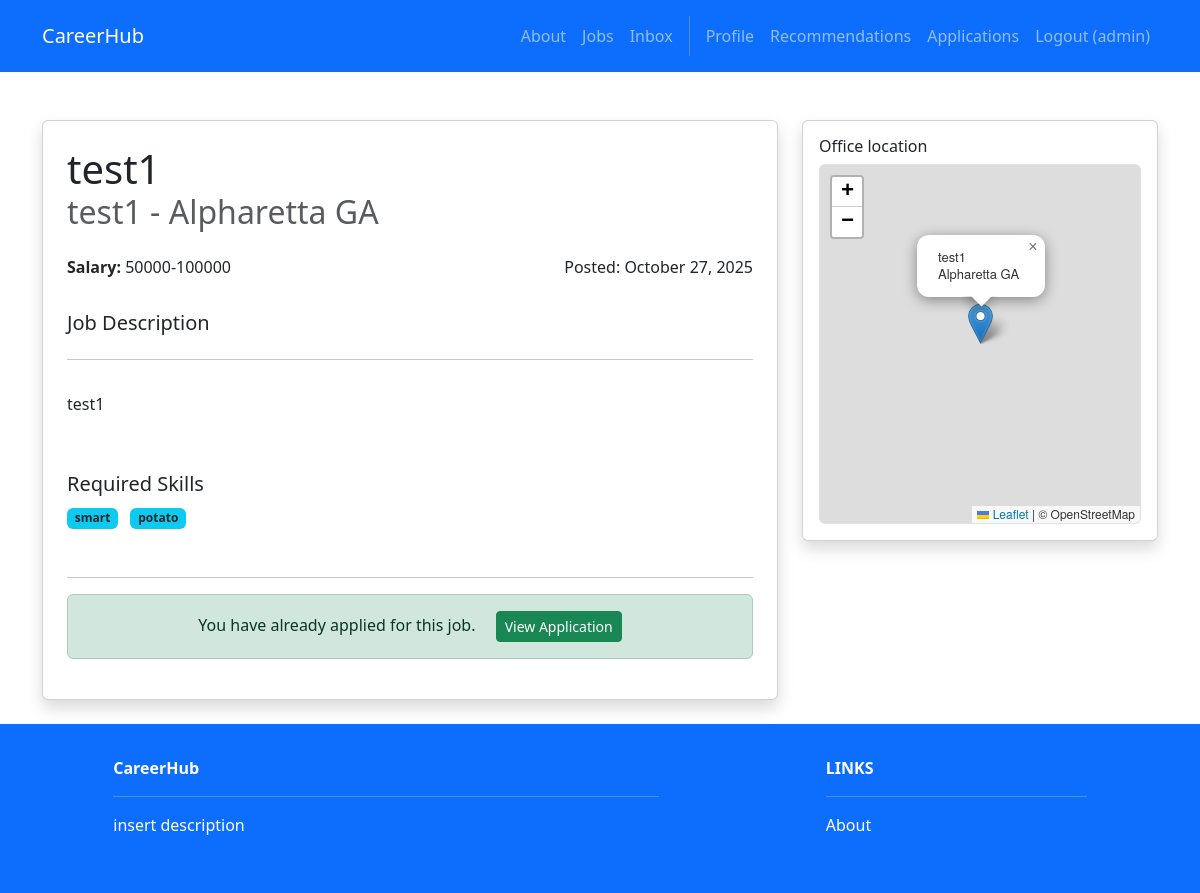
Screenshot of /jobs/2/ (signed in) with the database file from the repository.
### accounts/models.py (models this page shows)
class User(AbstractUser):
    firstname = models.CharField(max_length=150, blank=True)
    lastname = models.CharField(max_length=150, blank=True)
    username = models.CharField(max_length=150, unique=True)
    password = models.CharField(max_length=128)
    ROLE_CHOICES = [
        ('seeker', 'Job Seeker'),
        ('recruiter', 'Recruiter'),
    ]
    role = models.CharField(max_length=10, choices=ROLE_CHOICES, default='seeker')

### recruiters/models.py (models this page shows, shortened)
class Post(models.Model):
    id = models.AutoField(primary_key=True)
    title = models.CharField(max_length=200)
    company = models.CharField(max_length=200)
    description = models.TextField()
    location = models.CharField(max_length=200)
    lat = models.FloatField(null=True, blank=True)
    lng = models.FloatField(null=True, blank=True)
    salary_range = models.CharField(max_length=100)
    required_skills = models.ManyToManyField(Skill)
    recruiter = models.ForeignKey(User, on_delete=models.CASCADE)
    created_at = models.DateTimeField(auto_now_add=True)
    updated_at = models.DateTimeField(auto_now=True)
    VISA_CHOICES = [
        ('yes', 'Yes'),
        ('no', 'No'),
    ]
    visa_sponsorship = models.CharField(max_length=3, choices=VISA_CHOICES, default='no')

### profiles/models.py (models this page shows)
class Skill(models.Model):
    name = models.CharField(max_length=100, unique=True)

### jobs/views.py (the view)
# urls.py: path('<int:job_id>/', views.detail, name='jobs.detail'),
@login_required
def detail(request, job_id):
    job = get_object_or_404(Post, pk=job_id)
    has_applied = Application.objects.filter(job=job, applicant=request.user).exists()
    is_recruiter = request.user.role == 'recruiter'
    if request.method == 'POST':
        if is_recruiter or has_applied:
            messages.error(request, "Cannot apply for this job.")
            return redirect('jobs.detail', job_id=job.id)
        form = ApplicationForm(request.POST)
        if form.is_valid():
            application = Application(
                job=job,
                applicant=request.user,
                note=form.cleaned_data['note'],
                status='applied'
            )
            application.save()
            messages.success(request, f"Successfully applied for {job.title} at {job.company}!")
            return redirect('jobs.applications')
    else:
        form = ApplicationForm()
    return render(request, 'jobs/detail.html', {
        'job': job,
        'form': form,
        'has_applied': has_applied,
        'is_recruiter': is_recruiter,
    })

### jobs/templates/jobs/detail.html (shortened to what this page needs)
{% extends 'base.html' %}
{% block content %}
<div class="container mt-5">
  <div class="row">
    <div class="col-lg-8">
      <div class="card shadow p-4 mb-4">
        <h1 class="card-title mb-1">{{ job.title }}</h1>
        <h2 class="card-subtitle text-muted mb-4">
          {{ job.company }}{% if job.location %} - {{ job.location }}{% endif %}
        </h2>
        <div class="d-flex flex-wrap justify-content-between mb-4">
          <div class="mb-2"><strong>Salary:</strong> {{ job.salary_range }}</div>
          <div class="mb-2">Posted: {{ job.created_at|date:"F j, Y" }}</div>
        </div>
        <h3 class="h5">Job Description</h3>
        <hr>
        <p>{{ job.description|linebreaks }}</p>
        {% if job.required_skills.all %}
          <h3 class="h5 mt-4">Required Skills</h3>
          <div class="mb-4">
            {% for skill in job.required_skills.all %}
              <span class="badge bg-info text-dark me-2 mb-2">{{ skill.name }}</span>
            {% empty %}
              <span class="text-muted">No skills listed.</span>
            {% endfor %}
          </div>
        {% endif %}
        {% if user.is_authenticated and not is_recruiter %}
          <hr>
          {% if has_applied %}
            <div class="alert alert-success text-center">
              You have already applied for this job.
              <a href="{% url 'jobs.applications' %}" class="btn btn-sm btn-success ms-3">View Application</a>
            </div>
          {% endif %}
        {% elif user.is_authenticated and is_recruiter %}
          <div class="alert alert-warning text-center mt-4">
            You are a Recruiter. View your <a href="{% url 'recruiters.index' %}" class="alert-link">job posts</a>.
          </div>
        {% else %}
          <div class="alert alert-info text-center mt-4">
            <a href="{% url 'accounts.login' %}" class="alert-link">Login</a> to apply for this job.
          </div>
        {% endif %}
      </div>
    </div>
    <div class="col-lg-4">
      <div class="card shadow p-3">
        <h6 class="mb-2">Office location</h6>
        {% if job.lat and job.lng %}
          <div id="map"
               class="w-100 rounded border"
               style="height:45vh;"
               data-lat="{{ job.lat|default_if_none:'' }}"
               data-lng="{{ job.lng|default_if_none:'' }}"
               data-company="{{ job.company|escapejs }}"
               data-location="{{ job.location|default_if_none:''|escapejs }}"></div>
          <link rel="stylesheet" href="https://unpkg.com/leaflet@1.9.4/dist/leaflet.css">
        {% else %}
          <div class="alert alert-warning mb-0">
            This job does not have a pinned map location yet.
          </div>
        {% endif %}
      </div>
    </div>
  </div>
</div>
{% endblock %}

### CareerHub/templates/base.html (shortened to what this page needs)
<!DOCTYPE html>
<html>
  {% load static %}
  <head>
    <link href=
      "https://cdn.jsdelivr.net/npm/bootstrap@5.3.3/dist/css/bootstrap.min.css" rel="stylesheet"
>
    <link rel=
      "stylesheet"  href="https://cdnjs.cloudflare.com/ajax/libs/font-awesome/6.1.1/css/all.min.css">
  </head>
  <body>
     <nav class="p-3 navbar navbar-dark bg-primary navbar-expand-lg">
      <div class="container">
        <a class="navbar-brand"
           href="{% url 'home.index' %}"> CareerHub
        </a>
        <div class="collapse navbar-collapse"
             id="navbarNavAltMarkup">
           <div class="navbar-nav ms-auto navbar-ml">
            <a class="nav-link"
               href="{% url 'home.about' %}">About</a>
            <a class="nav-link"
              href="{% url 'jobs.index' %}">Jobs</a>
            {% if user.is_authenticated %}
            <a class="nav-link"
              href="{% url 'inbox.index' %}">Inbox</a>
            {% endif %}
            {% if user.is_authenticated %}
              {% if user.role == "recruiter" %}
                <a class="nav-link" href="{% url 'recruiters.index' %}">Postings</a>
                <a class="nav-link" href="{% url 'recruiters.create' %}">Post Job</a>
                <a class="nav-link" href="{% url 'recruiters.recommendations' %}">Recommendations</a>
                <a class="nav-link" href="{% url 'recruiters.candidates' %}">Browse Candidates</a>
              {% else %}
                <a class="nav-link" href="{% url 'profiles.view' %}">Profile</a>
                <a class="nav-link" href="{% url 'jobs.recommendations' %}">Recommendations</a>
                <a class="nav-link" href="{% url 'jobs.applications' %}">Applications</a>
              {% endif %}
              <a class="nav-link" href="{% url 'accounts.logout' %}">Logout ({{user.username }})</a>
            {% else %}
              <a class="nav-link" href="{% url 'accounts.login' %}">Login</a>
              <a class="nav-link" href="{% url 'accounts.signup' %}">Sign Up</a>
            {% endif %}
          </div>
        </div>
      </div>
    </nav>
    <div>
      {% block content %}
      {% endblock content %}
    </div>
     <section class="p-3 ms-footer bg-primary d-none d-md-block">
      <div class="container">
        <div class="row mt-3 text-white">
          <div class="col-md-6 col-lg-6 col-xl-6 mx-auto mb-4">
            <b>CareerHub</b>
            <hr />
            <p>
              insert description
            </p>
          </div>
          <div class="col-md-3 col-lg-3 col-xl-3 mx-auto mb-4">
            <b>LINKS</b>
            <hr />
            <p><a class="nav-link"
              href="{% url 'home.about' %}">
              About
            </a></p>
          </div>
        </div>
      </div>
    </section>
  </body>
</html>

### rows the page displays
User: username "admin"
Post: title "test1", company "test1", location "Alpharetta GA", salary_range "50000-100000", created_at "October 27, 2025", description "test1"
Skill: name "smart"
Skill: name "potato"
